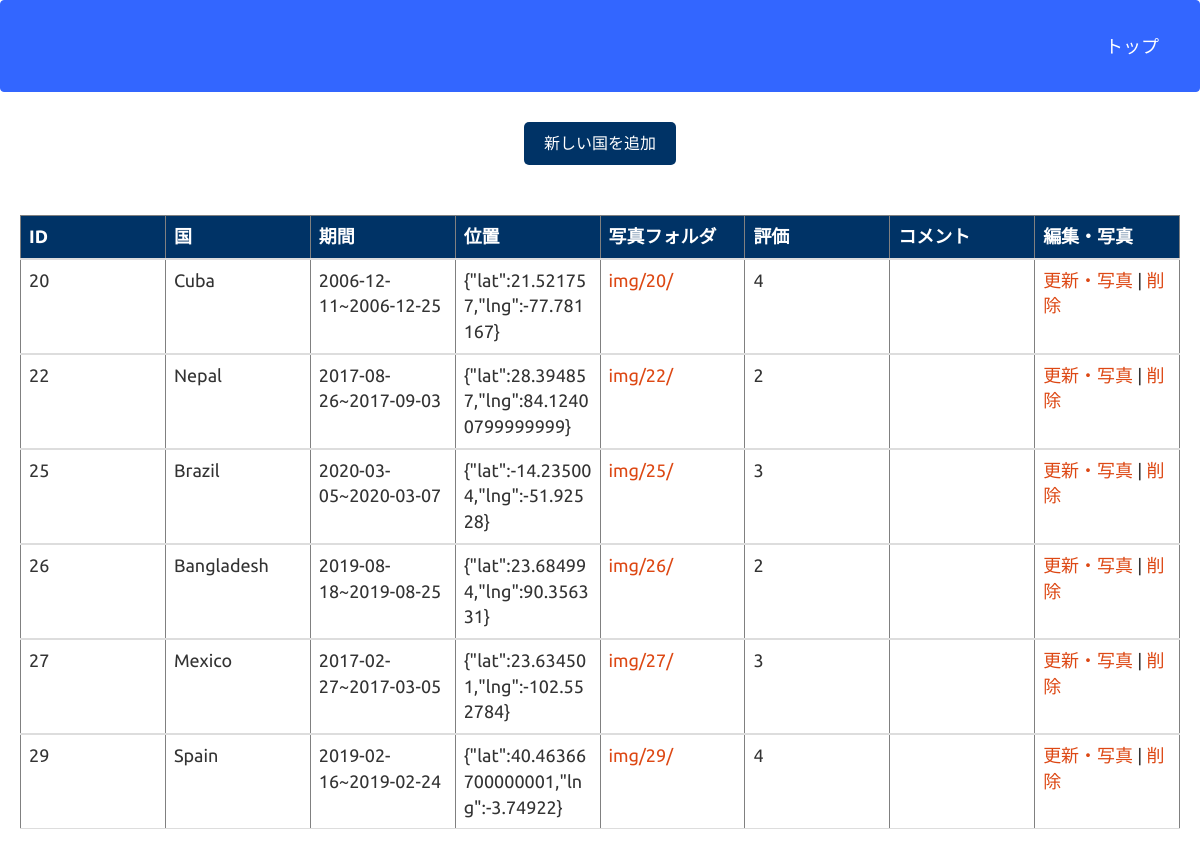
The app's page /bm_select.php with its own data.
### tables this page shows
CREATE TABLE `gs_bm_table` (
  `id` int(12) NOT NULL,
  `country` varchar(64) NOT NULL,
  `start` date NOT NULL DEFAULT '1900-01-01',
  `end` date NOT NULL DEFAULT '1900-01-01',
  `url` text NOT NULL,
  `image` varchar(256) NOT NULL,
  `rate` int(11) NOT NULL,
  `comment` text NOT NULL,
  `date` datetime NOT NULL
);

### bm_select.php (the view, shortened to what this page needs)
<?php
require_once('funcs.php');
try {
  $pdo = new PDO('mysql:dbname=gs_db_kadai5;charset=utf8;host=localhost', 'root', '');
} catch (PDOException $e) {
  exit('DBConnectError:'.$e->getMessage());
}
$stmt = $pdo->prepare("SELECT * FROM gs_bm_table");
$status = $stmt->execute();
$results = $stmt->fetchAll(PDO::FETCH_ASSOC);
$table="";
if ($status==false) {
  $error = $stmt->errorInfo();
  exit("ErrorQuery:".$error[2]);
}else{
    $table .= '<table border="1" class="table">';
    $table .= '<thead><tr><th>ID</th><th>国</th><th>期間</th><th>位置</th><th>写真フォルダ</th><th>評価</th><th>コメント</th><th>編集・写真</th></tr></thead>';
    foreach ($results as $result) {
      $table .= '<tbody><tr>';
      $table .= '<td class="id">' . htmlspecialchars($result['id']) . '</td>';
      $table .= '<td class="country">' . htmlspecialchars($result['country']) . '</td>';
      $table .= '<td class="period">' . htmlspecialchars($result['start']) .'~'. htmlspecialchars($result['end']) .'</td>';
      $table .= '<td class="url">' . htmlspecialchars($result['url']) . '</td>';
      $imagePath = 'img/' . htmlspecialchars($result['id']) . '/';
      $table .= '<td class="image"><a href="' . $imagePath . '">' . $imagePath . '</a></td>';
      $table .= '<td class="rate">' . htmlspecialchars($result['rate']) . '</td>';
      $table .= '<td class="comment">' . htmlspecialchars($result['comment']) . '</td>';
      $table .= '<td><a href="bm_detail.php?id=' . htmlspecialchars($result['id']) . '">更新・写真</a> | ' .
              '<a href="bm_delete.php?id=' . htmlspecialchars($result['id']) . '" onclick="return confirm(\'本当に削除しますか？\')">削除</a></td>';
      $table .= '</tr></tbody>';
    }
    $table .= '</table>';
}
?>
<!DOCTYPE html>
<html lang="ja">
<head>
<link rel="stylesheet" href="css/range.css">
<link href="css/bootstrap.min.css" rel="stylesheet">
</head>
<body id="main" onload="initMap()">
<header>
  <nav class="navbar navbar-default">
    <div class="container-fluid nav-right">
      <div class="navbar-header">
      <a class="navbar-brand" href="index.php">トップ</a>
      </div>
    </div>
  </nav>
</header>
<div class="newRegister">
  <button onclick="location.href='bm_index.php';">新しい国を追加</button>
</div>
<div>
  <div class="table"><?= $table ?></div>
</div>
</body>
</html>

### bm_select.php (style rules this page uses)
div { padding: 10px;font-size:16px; }
table { width: 100%; border-collapse: collapse; margin: 20px 0; font-size: 18px; text-align: left; table-layout: fixed; word-wrap: break-word; }
th, td { padding: 12px; border-bottom: 1px solid #ddd; }
th { background-color: #003366; color:white; }
.navbar { margin-bottom: 20px; }
.navbar-default { background-color: #3366FF; border-color:#3366FF; }
.nav-right { display: flex; justify-content: flex-end; width: 100%; }
.newRegister { display: flex; justify-content: center; }
.newRegister button { background-color: #003366; color: white; border: none; padding: 10px 20px; text-align: center; text-decoration: none; display: inline-block; font-size: 16px; cursor: pointer; border-radius: 5px; transition: background-color 0.3s; }

### records on screen
gs_bm_table: id "20", country "Cuba", start "2006-12-11", end "2006-12-25", url "{\"lat\":21.521757,\"lng\":-77.781167}", id "img/20/", rate "4"
gs_bm_table: id "22", country "Nepal", start "2017-08-26", end "2017-09-03", url "{\"lat\":28.394857,\"lng\":84.12400799999999}", id "img/22/", rate "2"
gs_bm_table: id "25", country "Brazil", start "2020-03-05", end "2020-03-07", url "{\"lat\":-14.235004,\"lng\":-51.92528}", id "img/25/", rate "3"
gs_bm_table: id "26", country "Bangladesh", start "2019-08-18", end "2019-08-25", url "{\"lat\":23.684994,\"lng\":90.356331}", id "img/26/", rate "2"
gs_bm_table: id "27", country "Mexico", start "2017-02-27", end "2017-03-05", url "{\"lat\":23.634501,\"lng\":-102.552784}", id "img/27/", rate "3"
gs_bm_table: id "29", country "Spain", start "2019-02-16", end "2019-02-24", url "{\"lat\":40.46366700000001,\"lng\":-3.74922}", id "img/29/", rate "4"
